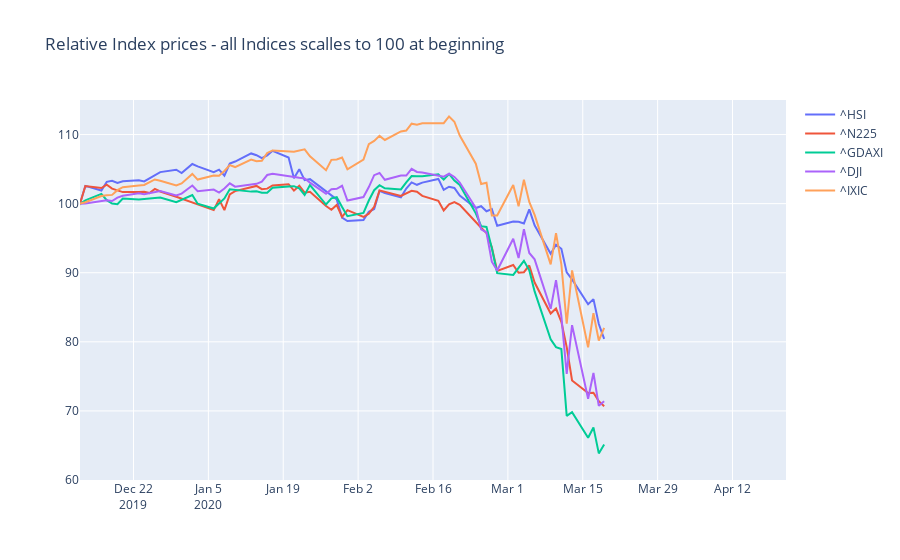

This figure's notebook cell:
### Code cell
fig = go.Figure()
for k,ticker in enumerate(tickers):
    df = df_ticker[k]
    df['relClose'] = df['Close'] /df.loc['2019-12-12'].Close*100
    fig.add_trace(go.Scatter(x=df.index,  y=df['relClose'], name=ticker))
fig.update_layout(title="Relative Index prices - all Indices scales to 100 at beginning")
fig.update_yaxes(range=[60, 115])
fig.update_xaxes(range=['2019-12-12', '2020-04-22'])
fig.show()

### Figure 1 — Plotly figure (JSON) as saved in the notebook; plotly's stock layout.template omitted (floating-point values rounded to 4 significant figures; data arrays with more than 128 entries replaced by an {"elided": "..."} marker saying what was removed)
{"data": [{"name": "^HSI", "type": "scatter", "x": {"elided": "1290 str values"}, "y": {"elided": "1290 float values"}}, {"name": "^N225", "type": "scatter", "x": {"elided": "1281 str values"}, "y": {"elided": "1281 float values"}}, {"name": "^GDAXI", "type": "scatter", "x": {"elided": "1322 str values"}, "y": {"elided": "1322 float values"}}, {"name": "^DJI", "type": "scatter", "x": {"elided": "1319 str values"}, "y": {"elided": "1319 float values"}}, {"name": "^IXIC", "type": "scatter", "x": {"elided": "1319 str values"}, "y": {"elided": "1319 float values"}}], "layout": {"autosize": true, "title": {"text": "Relative Index prices - all Indices scalles to 100 at beginning"}, "xaxis": {"range": ["2019-12-12", "2020-04-22"], "type": "date"}, "yaxis": {"range": [60, 115], "type": "linear"}}}
